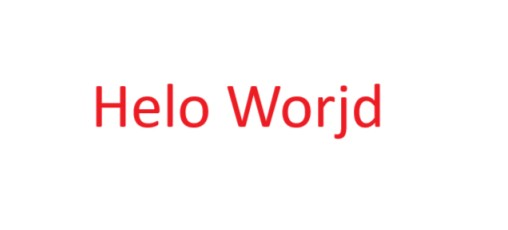
#> input picture sample2.jpg, 508 x 230 px
$ python merge.py
#> lines starting #> are read from the running program, lines starting #| are printed output that depends on the picture; after the words box and inside, x2 and y2 are one past the last pixel; in counts of white or black regions, pixels touching at a corner belong together
import cv2
import pytesseract


pytesseract.pytesseract.tesseract_cmd = r"C:\Program Files\Tesseract-OCR\tesseract.exe"


# Preprocessing

def preprocess(image_path):
#> called with image_path = 'sample2.jpg'
    img = cv2.imread(image_path)
#> img is the input picture: shape (230, 508, 3); mean B, G, R 247.9, 247.6, 253.9
    gray = cv2.cvtColor(img, cv2.COLOR_BGR2GRAY)
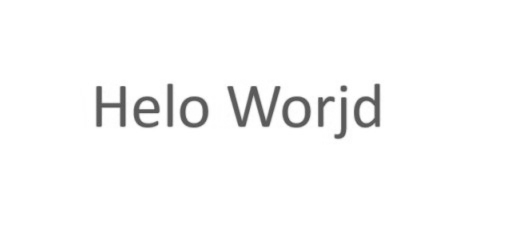
#> gray: shape (230, 508); min 82, max 255, mean 249.6
    gray = cv2.GaussianBlur(gray, (3, 3), 0)
    gray = cv2.equalizeHist(gray)
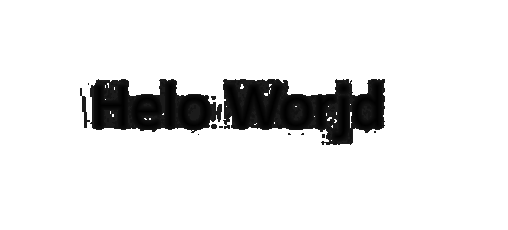
#> gray: shape (230, 508); min 0, max 255, mean 229.3
    return img, gray


# Text Detection

def detect_text(gray):
    thresh = cv2.adaptiveThreshold(gray, 255,cv2.ADAPTIVE_THRESH_MEAN_C,cv2.THRESH_BINARY_INV,15, 10)
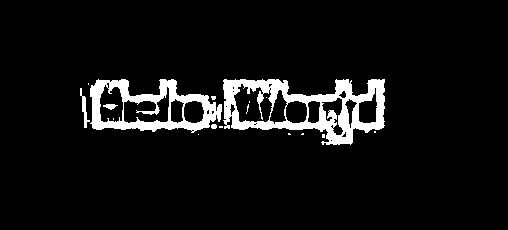
#> thresh: shape (230, 508); 6.6% white; 17 white regions (12 under 20 px)
    contours, _ = cv2.findContours(thresh, cv2.RETR_EXTERNAL,cv2.CHAIN_APPROX_SIMPLE)
#> contours = 12 contours, 9 with area under 20; largest, box (x1, y1, x2, y2) and area: (223, 79, 385, 145) 7092, (90, 79, 222, 133) 4848, (80, 88, 90, 128) 88
    boxes = []
    for c in contours:
        x, y, w, h = cv2.boundingRect(c)
        if w > 20 and h > 20:  # filter tiny boxes
            boxes.append((x, y, w, h))
#> this loop made 12 passes
#> (c, x, y, w, h) on passes 1, 3, 4, 5, 6, 10: ([[322, 134], [322, 137], [324, 137], [324, 134]], 322, 134, 3, 4), ([[302, 133], [301, 134], [303, 134], [303, 133]], 301, 133, 3, 2), ([[288, 133], [288, 134], [290, 134], [289, 133]], 288, 133, 3, 2), ([[374, 131], [374, 132], [375, 132], [375, 131]], 374, 131, 2, 2), ([[219, 126], [219, 127], [222, 127], [222, 126]], 219, 126, 4, 2), ([[88, 83], [88, 84]], 88, 83, 1, 2)
#> (x, y, w, h) on passes 2, 7, 8, 9, 11, 12: (198, 134, 1, 1), (211, 124, 6, 5), (211, 96, 5, 4), (80, 88, 10, 40), (223, 79, 162, 66), (90, 79, 132, 54)
#> after the loop, boxes = [(223, 79, 162, 66), (90, 79, 132, 54)]
    return boxes

# OCR on detected boxes

def ocr_boxes(img, boxes):
    texts = []
    for (x, y, w, h) in boxes:
        roi = img[y:y+h, x:x+w]
        roi_rgb = cv2.cvtColor(roi, cv2.COLOR_BGR2RGB)
        text = pytesseract.image_to_string(roi_rgb, config='--oem 3 --psm 6').strip()
        if text:
            texts.append(text)
#> this loop made 1 pass
#> pass 1, in ocr_boxes, `roi = img[y:y+h, x:x+w]`:
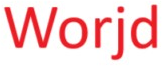
#> roi: shape (66, 162, 3); mean B, G, R 209.6, 208.1, 248.2
#> after the loop, texts = []
    return texts


# Visualization

def visualize(img, boxes, texts):
    for i, (x, y, w, h) in enumerate(boxes):
        cv2.rectangle(img, (x, y), (x+w, y+h), (0, 255, 0), 2)
        if i < len(texts):
            cv2.putText(img, texts[i], (x, y-10),
                        cv2.FONT_HERSHEY_SIMPLEX, 0.6, (0, 0, 255), 2)
    cv2.imshow("Detected Text", img)
    cv2.waitKey(0)
    cv2.destroyAllWindows()


# Main pipeline

if __name__ == "__main__":
    image_path = "sample2.jpg"
    img, gray = preprocess(image_path)
    boxes = detect_text(gray)
#> (the run stopped early here; a loop or call above may not have finished)
